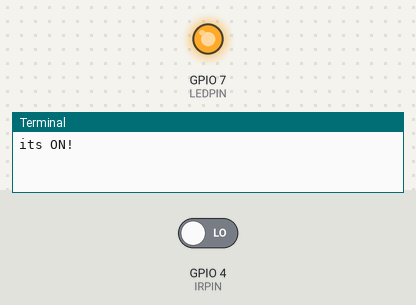
This program was run on a simulated Raspberry Pi (BCM pin numbers). Shown: output pins drawn as LEDs (lit = HIGH), the last lines printed to the terminal. The inputs (shaded band) are chosen by the test bench; at power-on: GPIO 4 (IRPIN) LOW. The camera gives no picture and a still takes 0.5 s; the clock reads 2024-03-15 10:24:30 at power-on unless the program sets it.

Above: at 1.2 s.
1.3 s: GPIO 4 (IRPIN) driven HIGH
7.0 s: GPIO 4 (IRPIN) driven LOW
At 13.2 s:
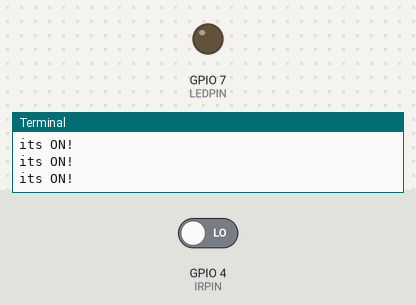
Timing chart, 0 to 14.5 s (numbered marks = the images above; inputs shaded):
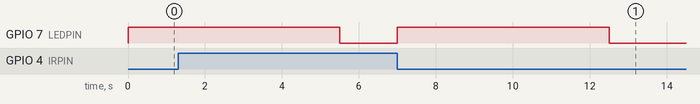

The program:

pi_code.py
```python
import RPi.GPIO as GPIO
import os.path
import time
import picamera
GPIO.setmode(GPIO.BCM)

IRPIN = 4 # IR Out wire to GPIO4
LEDPIN=7 #LED PIN
GPIO.setup(LEDPIN,GPIO.OUT) #Setting LED pin as Output
GPIO.setup(IRPIN, GPIO.IN, pull_up_down=GPIO.PUD_DOWN) # set proxmity sensor as input
state=0 #to check if proximity sensor detects far or near. 0 for far and 1 for near
prev_state=0
def proximity():
    if  GPIO.input(IRPIN)== 1: #if no object is near, the IRPIN is high

     	print 'its off'
        return 0
    elif  GPIO.input(IRPIN)==0: #if object is near, IRPIN is low
        print 'its ON!'
        return 1
def ledon():
    GPIO.output(LEDPIN,GPIO.HIGH)
def ledoff():
    GPIO.output(LEDPIN, GPIO.LOW)
def camcapture():
    camera=picamera.PiCamera()
    camera.color_effects=(128,128)
    camera.capture('/var/www/html/download.jpeg') #saving the image at the location of local web server
    camera.close()
while True:
    state=proximity() #checking the state of proximity
    if prev_state==0 and state==1: #when proximity sensor goes from far to near
       ledon()
       time.sleep(5)
       camcapture()
       ledoff()
       t1=time.time()
    if prev_state==1 and state==1: #when proximity goes from Near to near
       duration=time.time()-t1
       if duration>=10:
          ledon()
          camcapture()
          ledoff()
          t1=time.time()


    prev_state=state
GPIO.cleanup() # clean-up the GPIO setting
```

Measured:
- after the input at 7.0 s, GPIO 7 (LEDPIN): LOW → HIGH at once, → LOW 5.5 s later
